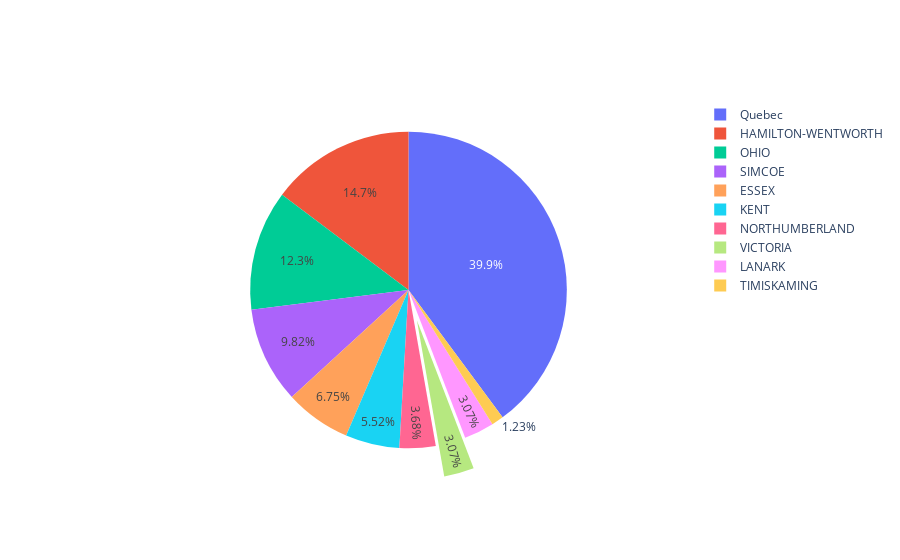

Here is the notebook cell this chart was saved with:
### Code cell
from math import pi
import pandas as pd
import numpy as np
import plotly.graph_objects as go
from collections import Counter 

df2 = pd.DataFrame(df1, columns=['OriginName'])
records = df2.to_records(index=False)

new_list = []

for i in records:
    for j in i:
        if j != '':
            new_list.append(j)
        
#print(new_list)

origin_data = Counter(new_list)
print(origin_data)
#print(len(origin_data))
labels = list(origin_data.keys())[0:10]
values = list(origin_data.values())[0:10]

fig = go.Figure(data=[go.Pie(labels=labels, values=values, pull=[0, 0, 0.2, 0])])

fig.show()

print("Top 10 Origins of Shipments to Toronto by Ontario Counties and Outside Jurisdictions")

### Figure 1 — Plotly figure (JSON) as saved in the notebook; plotly's stock layout.template omitted (floating-point values rounded to 4 significant figures)
{"data": [{"labels": ["NORTHUMBERLAND", "HAMILTON-WENTWORTH", "VICTORIA", "ESSEX", "SIMCOE", "OHIO", "Quebec ", "KENT", "LANARK", "TIMISKAMING"], "pull": [0, 0, 0.2, 0], "type": "pie", "values": [6, 24, 5, 11, 16, 20, 65, 9, 5, 2]}], "layout": {}}
